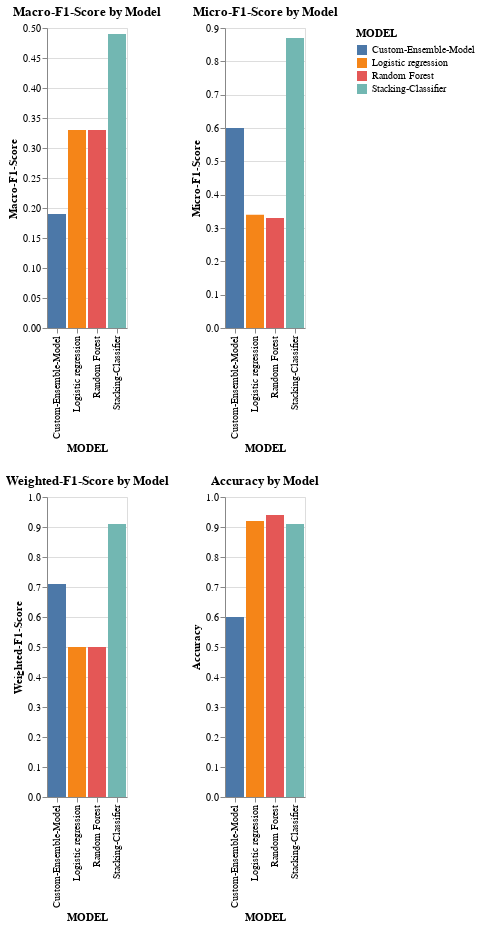

Source (notebook cell):
### Code cell
# Using dataframe Result_Table: suggest a plot

import altair as alt

# Convert the 'MODEL' column to a categorical type for proper ordering in the plot
Result_Table['MODEL'] = Result_Table['MODEL'].astype('category')

# Create a bar chart for each metric
chart1 = alt.Chart(Result_Table).mark_bar().encode(
    x='MODEL',
    y='Macro-F1-Score',
    color='MODEL',
    tooltip=['MODEL', 'Macro-F1-Score']
).properties(title='Macro-F1-Score by Model')


chart2 = alt.Chart(Result_Table).mark_bar().encode(
    x='MODEL',
    y='Weighted-F1-Score',
    color='MODEL',
    tooltip=['MODEL', 'Weighted-F1-Score']
).properties(title='Weighted-F1-Score by Model')


chart3 = alt.Chart(Result_Table).mark_bar().encode(
    x='MODEL',
    y='Micro-F1-Score',
    color='MODEL',
    tooltip=['MODEL', 'Micro-F1-Score']
).properties(title='Micro-F1-Score by Model')

chart4 = alt.Chart(Result_Table).mark_bar().encode(
    x='MODEL',
    y='Accuracy',
    color='MODEL',
    tooltip=['MODEL', 'Accuracy']
).properties(title='Accuracy by Model')


# Combine all charts into a single display
(chart1 & chart2) | (chart3 & chart4)

### Figure 1 — Vega-Lite specification as saved in the notebook (floating-point values rounded to 4 significant figures)
{"config": {"view": {"continuousWidth": 300, "continuousHeight": 300}}, "hconcat": [{"vconcat": [{"mark": {"type": "bar"}, "encoding": {"color": {"field": "MODEL", "type": "nominal"}, "tooltip": [{"field": "MODEL", "type": "nominal"}, {"field": "Macro-F1-Score", "type": "quantitative"}], "x": {"field": "MODEL", "type": "nominal"}, "y": {"field": "Macro-F1-Score", "type": "quantitative"}}, "title": "Macro-F1-Score by Model"}, {"mark": {"type": "bar"}, "encoding": {"color": {"field": "MODEL", "type": "nominal"}, "tooltip": [{"field": "MODEL", "type": "nominal"}, {"field": "Weighted-F1-Score", "type": "quantitative"}], "x": {"field": "MODEL", "type": "nominal"}, "y": {"field": "Weighted-F1-Score", "type": "quantitative"}}, "title": "Weighted-F1-Score by Model"}]}, {"vconcat": [{"mark": {"type": "bar"}, "encoding": {"color": {"field": "MODEL", "type": "nominal"}, "tooltip": [{"field": "MODEL", "type": "nominal"}, {"field": "Micro-F1-Score", "type": "quantitative"}], "x": {"field": "MODEL", "type": "nominal"}, "y": {"field": "Micro-F1-Score", "type": "quantitative"}}, "title": "Micro-F1-Score by Model"}, {"mark": {"type": "bar"}, "encoding": {"color": {"field": "MODEL", "type": "nominal"}, "tooltip": [{"field": "MODEL", "type": "nominal"}, {"field": "Accuracy", "type": "quantitative"}], "x": {"field": "MODEL", "type": "nominal"}, "y": {"field": "Accuracy", "type": "quantitative"}}, "title": "Accuracy by Model"}]}], "data": {"name": "data-c5c5c97869d236d2648cdaf5fe1aec9d"}, "$schema": "https://vega.github.io/schema/vega-lite/v5.20.1.json", "datasets": {"data-c5c5c97869d236d2648cdaf5fe1aec9d": [{"MODEL": "Custom-Ensemble-Model", "Macro-F1-Score": 0.19, "Weighted-F1-Score": 0.71, "Micro-F1-Score": 0.6, "Accuracy": 0.6}, {"MODEL": "Stacking-Classifier", "Macro-F1-Score": 0.49, "Weighted-F1-Score": 0.91, "Micro-F1-Score": 0.87, "Accuracy": 0.91}, {"MODEL": "Logistic regression", "Macro-F1-Score": 0.33, "Weighted-F1-Score": 0.5, "Micro-F1-Score": 0.34, "Accuracy": 0.92}, {"MODEL": "Random Forest", "Macro-F1-Score": 0.33, "Weighted-F1-Score": 0.5, "Micro-F1-Score": 0.33, "Accuracy": 0.94}]}}
